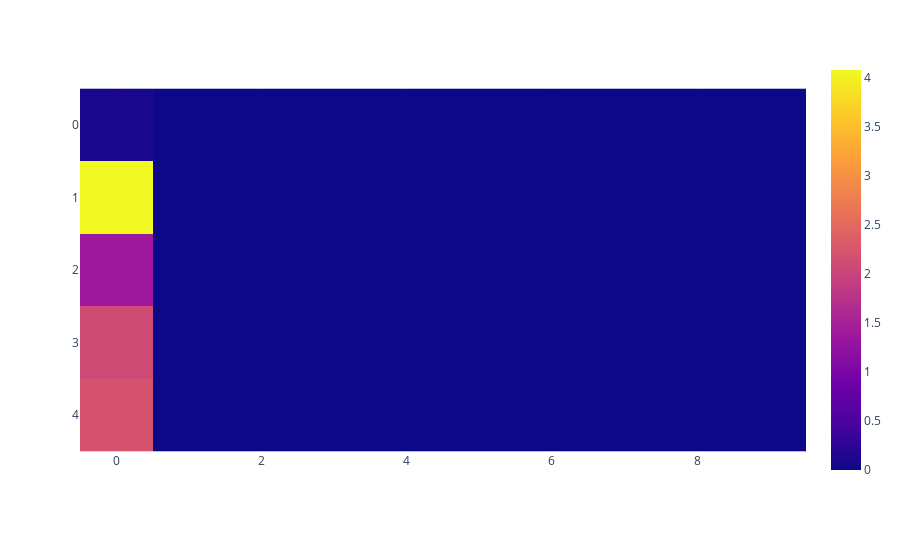

Notebook source saved alongside this figure:
### Code cell
px.imshow(np.abs(attr[0:5, ]))

### Figure 1 — Plotly figure (JSON) as saved in the notebook; plotly's stock layout.template omitted (floating-point values rounded to 4 significant figures)
{"data": [{"coloraxis": "coloraxis", "hovertemplate": "x: %{x}<br>y: %{y}<br>color: %{z}<extra></extra>", "name": "0", "type": "heatmap", "xaxis": "x", "yaxis": "y", "z": [[0.09906, 1.072e-06, 1.18e-06, 1.1e-06, 1.786e-07, 7.733e-07, 9.569e-07, 4.543e-07, 7.491e-07, 2.349e-06], [4.084, 5.582e-07, 1.829e-07, 1.887e-07, 1.515e-06, 9.139e-08, 7.122e-07, 5.964e-07, 8.047e-07, 1.023e-06], [1.375, 2.96e-06, 3.208e-06, 2.718e-07, 1.548e-06, 2.322e-07, 1.109e-06, 1.641e-06, 5.987e-07, 6.824e-06], [2.101, 2.406e-06, 2.299e-06, 1.766e-07, 1.115e-06, 2.136e-09, 8.368e-07, 1.093e-06, 2.537e-07, 1.993e-06], [2.218, 4.124e-07, 2.291e-06, 6.359e-08, 1.685e-07, 4.227e-07, 1.588e-07, 1.36e-06, 2.435e-07, 1.167e-06]]}], "layout": {"coloraxis": {"colorscale": [[0, "#0d0887"], [0.1111, "#46039f"], [0.2222, "#7201a8"], [0.3333, "#9c179e"], [0.4444, "#bd3786"], [0.5556, "#d8576b"], [0.6667, "#ed7953"], [0.7778, "#fb9f3a"], [0.8889, "#fdca26"], [1, "#f0f921"]]}, "margin": {"t": 60}, "xaxis": {"anchor": "y", "constrain": "domain", "domain": [0, 1], "scaleanchor": "y"}, "yaxis": {"anchor": "x", "autorange": "reversed", "constrain": "domain", "domain": [0, 1]}}}
